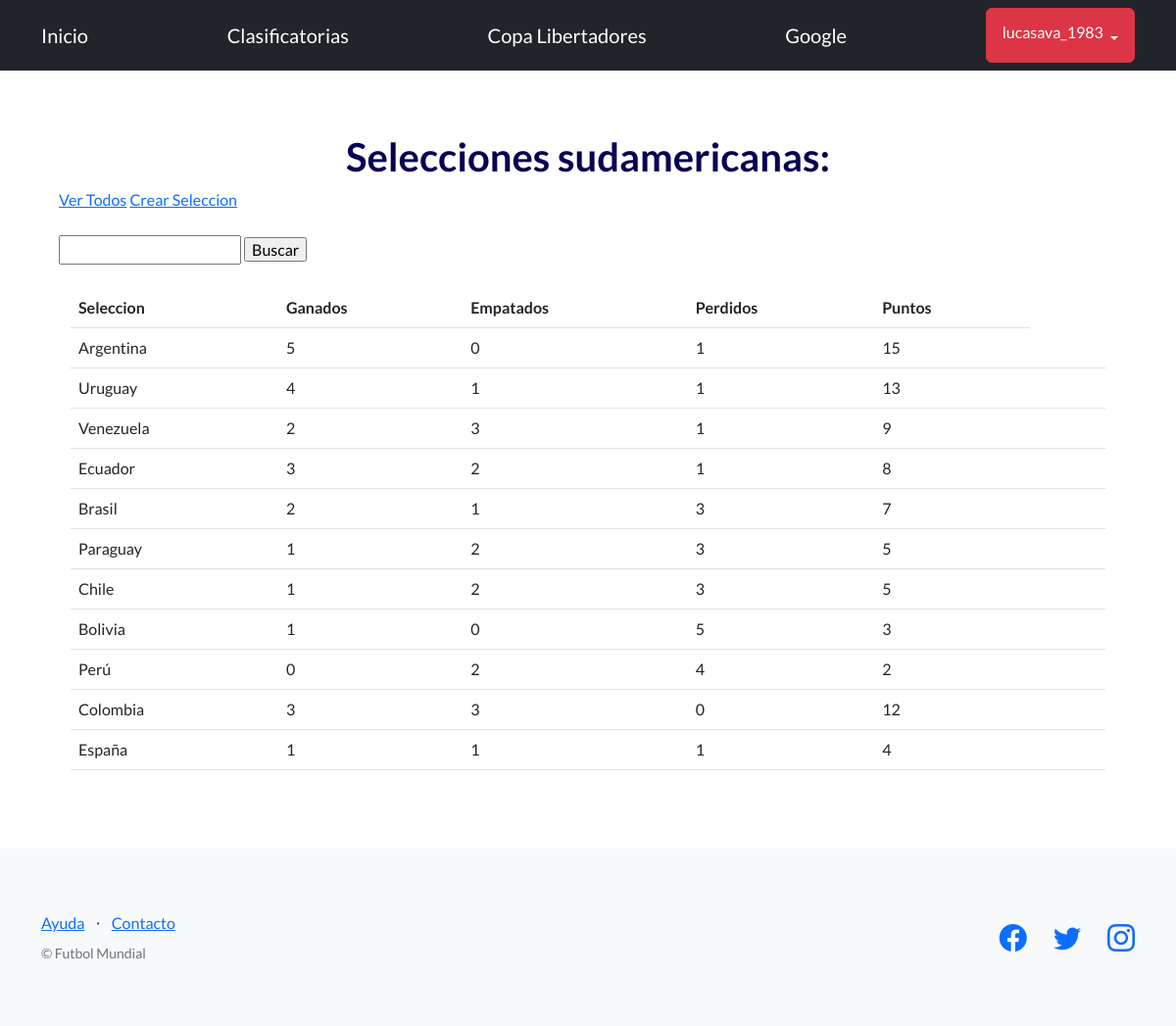
/futbol/selecciones/ (signed in), run on the app's committed database.
### control/models.py (models this page shows, shortened)
class Clasificatorias(models.Model):
    seleccion=models.CharField(max_length=100)
    ganados=models.IntegerField()
    empatados=models.IntegerField()
    perdidos=models.IntegerField()
    puntos=models.IntegerField()
    creador = models.ForeignKey(User, on_delete=models.SET_NULL, null=True)

### control/views.py (the view)
# urls.py: path("selecciones/", selecciones, name="selecciones"),
def selecciones(request):
    contexto = {
        "equipos": Clasificatorias.objects.all(),
    }
    http_response = render(
        request=request,
        template_name='control/lista_selecciones.html',
        context=contexto,
    )
    return http_response

### control/templates/control/lista_selecciones.html (shortened to what this page needs)
{% extends "base.html" %}
{% block contenido %}
<h1 style="color: rgb(6, 2, 82);">
    <div style="text-align: center;">
     Selecciones sudamericanas:
    </div>
</h1>
<a href="{% url 'selecciones' %}">Ver Todos</a>
<a href="{% url 'crear_seleccion' %}">Crear Seleccion</a>
<br><br>
<form action="{% url 'buscar_seleccion' %}" method="post">
  <input type="text" name="busqueda">
  <input type="submit" value="Buscar">
</form>
<br>
<div class="container">
<table class="table">
    <tbody>
      <tr>
        <th>Seleccion</th>
        <th>Ganados</th>
        <th>Empatados</th>
        <th>Perdidos</th>
        <th>Puntos</th>
      </tr>
      {% for equipo in equipos %}
      <tr>
        <td>{{ equipo.seleccion }}</td>
        <td>{{ equipo.ganados }}</td>
        <td>{{ equipo.empatados }}</td>
        <td>{{ equipo.perdidos }}</td>
        <td>{{ equipo.puntos }}</td>
        <td>
          </td>
        <td>
          </td>
      </tr>
    {% endfor %}
    </tbody>
  </table>
</div>
{% endblock contenido %}

### templates_base/base.html (shortened to what this page needs)
{% load static %}
<!DOCTYPE html>
<html lang="en">
    <head>
        <link href="https://cdn.jsdelivr.net/npm/bootstrap-icons@1.5.0/font/bootstrap-icons.css" rel="stylesheet" type="text/css" />
        <link href="{% static 'css/styles.css' %}" rel="stylesheet" />
    </head>
    <body>
        <nav class="navbar navbar-dark bg-dark static-top">
            <div class="container">
                    <a class="navbar-brand" href="{% url 'inicio' %}">Inicio</a>
                    <a class="navbar-brand" href="{% url 'selecciones' %}">Clasificatorias</a>
                    <a class="navbar-brand" href="{% url 'copa' %}">Copa Libertadores</a>
                    <a class="navbar-brand" href="https://www.google.com">Google</a>
                    {% if user.is_authenticated %}
                    <div class="dropdown">
                        <button class="btn btn-danger dropdown-toggle" type="button" id="dropdownMenuButton1" data-bs-toggle="dropdown" aria-expanded="false">
                            <div style="display: inline-flex;">
                                <span>{{ user.username }}</span>
                            </div>
                        </button>
                    </div>
                    {% else %}
                    <a class="btn btn-danger" href="{% url 'login' %}">Inicio Sesión</a>
                    <a class="btn btn-danger" href="{% url 'registro' %}">Registro</a>
                    {% endif %}
                </div>
            </nav>
        <section style="padding:4rem 3rem;">
                <div class="container">
                    {% block contenido %}
                    {% endblock contenido %}
                </div>
        </section>
        <footer class="footer bg-light">
                <div class="container">
                   <div class="row">
                       <div class="col-lg-6 h-100 text-center text-lg-start my-auto">
                           <ul class="list-inline mb-2">
                               <li class="list-inline-item"><a href="#!">Ayuda</a></li>
                               <li class="list-inline-item">⋅</li>
                               <li class="list-inline-item"><a href="#!">Contacto</a></li>
                           </ul>
                           <p class="text-muted small mb-4 mb-lg-0">&copy; Futbol Mundial</p>
                       </div>
                       <div class="col-lg-6 h-100 text-center text-lg-end my-auto">
                           <ul class="list-inline mb-0">
                               <li class="list-inline-item me-4">
                                   <a href="#!"><i class="bi-facebook fs-3"></i></a>
                               </li>
                               <li class="list-inline-item me-4">
                                   <a href="https://twitter.com/coderhouse"><i class="bi-twitter fs-3"></i></a>
                               </li>
                               <li class="list-inline-item">
                                   <a href="https://www.instagram.com/futbolmundial.2109"><i class="bi-instagram fs-3"></i></a>
                               </li>
                           </ul>
                       </div>
                   </div>
               </div>
        </footer>
    </body>
</html>

### data on the page
Clasificatorias: seleccion "Argentina", ganados "5", empatados "0", perdidos "1", puntos "15"
Clasificatorias: seleccion "Uruguay", ganados "4", empatados "1", perdidos "1", puntos "13"
Clasificatorias: seleccion "Venezuela", ganados "2", empatados "3", perdidos "1", puntos "9"
Clasificatorias: seleccion "Ecuador", ganados "3", empatados "2", perdidos "1", puntos "8"
Clasificatorias: seleccion "Brasil", ganados "2", empatados "1", perdidos "3", puntos "7"
Clasificatorias: seleccion "Paraguay", ganados "1", empatados "2", perdidos "3", puntos "5"
Clasificatorias: seleccion "Chile", ganados "1", empatados "2", perdidos "3", puntos "5"
Clasificatorias: seleccion "Bolivia", ganados "1", empatados "0", perdidos "5", puntos "3"
Clasificatorias: seleccion "Perú", ganados "0", empatados "2", perdidos "4", puntos "2"
Clasificatorias: seleccion "Colombia", ganados "3", empatados "3", perdidos "0", puntos "12"
Clasificatorias: seleccion "España", ganados "1", empatados "1", perdidos "1", puntos "4"

### other printed values
{{ user.username }} "lucasava_1983"
